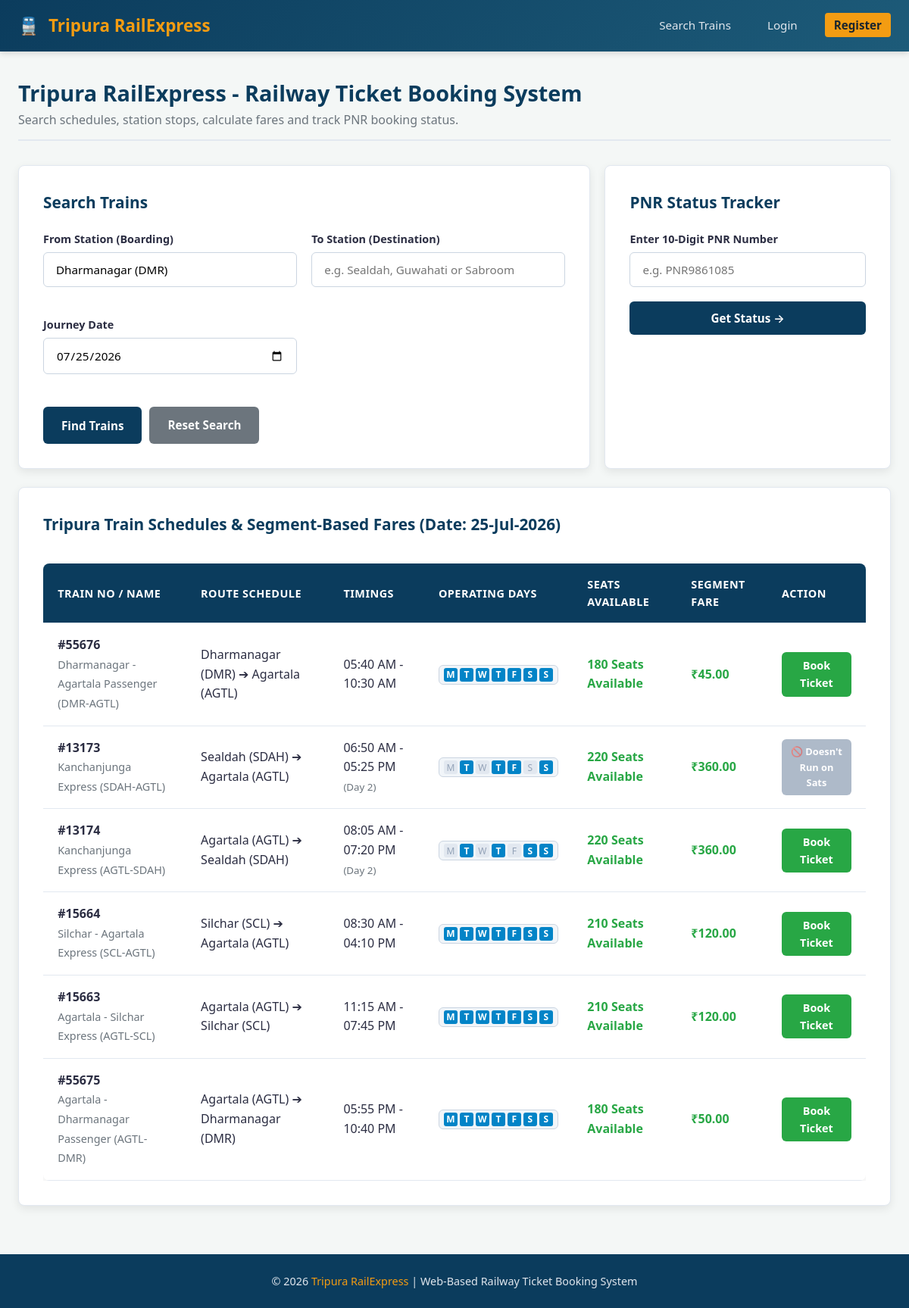
The page /index.php?source=Dharmanagar (DMR) on the database its author committed.
### tables this page shows
CREATE TABLE IF NOT EXISTS `trains` (
  `train_id` INT AUTO_INCREMENT PRIMARY KEY,
  `train_number` VARCHAR(10) NOT NULL UNIQUE,
  `train_name` VARCHAR(100) NOT NULL,
  `seats_gn` INT NOT NULL DEFAULT 50,
  `seats_2s` INT NOT NULL DEFAULT 40,
  `seats_sl` INT NOT NULL DEFAULT 60,
  `seats_cc` INT NOT NULL DEFAULT 30,
  `seats_3ac` INT NOT NULL DEFAULT 30,
  `running_days` VARCHAR(100) NOT NULL DEFAULT 'Mon,Tue,Wed,Thu,Fri,Sat,Sun',
  `is_deleted` TINYINT NOT NULL DEFAULT 0
);

### index.php (the view, shortened to what this page needs)
<?php
require_once 'config/db_connect.php';
$source      = isset($_GET['source']) ? trim($_GET['source']) : '';
$destination = isset($_GET['destination']) ? trim($_GET['destination']) : '';
$journey_date= isset($_GET['journey_date']) ? $_GET['journey_date'] : date('Y-m-d');
$pnr_search  = isset($_GET['pnr_search']) ? trim($_GET['pnr_search']) : '';
if (!empty($source) && !empty($destination)) {
    $query = "
        SELECT t.*,
               s1.station_name as board_station,
               s2.station_name as deboard_station,
               s1.departure_time as departure_time,
               s2.arrival_time as arrival_time,
               s2.arrival_day as arrival_day,
               (SELECT station_name FROM train_stops WHERE train_id = t.train_id ORDER BY stop_order ASC LIMIT 1) as source_station,
               (SELECT station_name FROM train_stops WHERE train_id = t.train_id ORDER BY stop_order DESC LIMIT 1) as destination_station,
               (SELECT SUM(segment_fare) FROM train_stops WHERE train_id = t.train_id AND stop_order > s1.stop_order AND stop_order <= s2.stop_order) as calc_fare,
               ((t.seats_gn + t.seats_2s + t.seats_sl + t.seats_cc + t.seats_3ac) -
                COALESCE((SELECT SUM(total_passengers) FROM bookings WHERE train_id = t.train_id AND journey_date = ? AND status != 'Cancelled'), 0)
               ) as available_seats
        FROM trains t
        JOIN train_stops s1 ON t.train_id = s1.train_id
        JOIN train_stops s2 ON t.train_id = s2.train_id
        WHERE s1.station_name LIKE ?
          AND s2.station_name LIKE ?
          AND s2.stop_order > s1.stop_order
          AND t.is_deleted = 0
        ORDER BY s1.departure_time ASC
    ";
    $stmt = mysqli_prepare($conn, $query);
    $src_param = "%" . $source . "%";
    $dst_param = "%" . $destination . "%";
    mysqli_stmt_bind_param($stmt, "sss", $journey_date, $src_param, $dst_param);
} elseif (!empty($source)) {
    $query = "
        SELECT DISTINCT t.*,
               (SELECT station_name FROM train_stops WHERE train_id = t.train_id ORDER BY stop_order ASC LIMIT 1) as source_station,
               (SELECT station_name FROM train_stops WHERE train_id = t.train_id ORDER BY stop_order DESC LIMIT 1) as destination_station,
               (SELECT departure_time FROM train_stops WHERE train_id = t.train_id ORDER BY stop_order ASC LIMIT 1) as departure_time,
               (SELECT arrival_time FROM train_stops WHERE train_id = t.train_id ORDER BY stop_order DESC LIMIT 1) as arrival_time,
               (SELECT arrival_day FROM train_stops WHERE train_id = t.train_id ORDER BY stop_order DESC LIMIT 1) as arrival_day,
               (SELECT SUM(segment_fare) FROM train_stops WHERE train_id = t.train_id) as fare,
               ((t.seats_gn + t.seats_2s + t.seats_sl + t.seats_cc + t.seats_3ac) -
                COALESCE((SELECT SUM(total_passengers) FROM bookings WHERE train_id = t.train_id AND journey_date = ? AND status != 'Cancelled'), 0)
               ) as available_seats
        FROM trains t
        JOIN train_stops s ON t.train_id = s.train_id
        WHERE s.station_name LIKE ?
          AND t.is_deleted = 0
        ORDER BY departure_time ASC
    ";
    $stmt = mysqli_prepare($conn, $query);
    $src_param = "%" . $source . "%";
    mysqli_stmt_bind_param($stmt, "ss", $journey_date, $src_param);
}
mysqli_stmt_execute($stmt);
$result = mysqli_stmt_get_result($stmt);
include 'includes/header.php';
?>
<div class="page-header">
    <h2>Tripura RailExpress - Railway Ticket Booking System</h2>
    <p>Search schedules, station stops, calculate fares and track PNR booking status.</p>
</div>
<div style="display:grid; grid-template-columns: 2fr 1fr; gap:1.2rem; margin-bottom:1.5rem;" class="responsive-grid">
    <div class="card" style="margin-bottom:0;">
        <h3 class="card-title">Search Trains</h3>
        <form method="GET" action="index.php">
            <div class="form-grid">
                <div class="form-group">
                    <label for="source">From Station (Boarding)</label>
                    <input type="text" name="source" id="source" class="form-control" placeholder="e.g. Agartala, Ambassa or Dharmanagar" value="<?php echo htmlspecialchars($source); ?>">
                </div>
                <div class="form-group">
                    <label for="destination">To Station (Destination)</label>
                    <input type="text" name="destination" id="destination" class="form-control" placeholder="e.g. Sealdah, Guwahati or Sabroom" value="<?php echo htmlspecialchars($destination); ?>">
                </div>
                <div class="form-group">
                    <label for="journey_date">Journey Date</label>
                    <input type="date" name="journey_date" id="journey_date" class="form-control" required min="<?php echo date('Y-m-d'); ?>" value="<?php echo htmlspecialchars($journey_date); ?>" onchange="this.form.submit()">
                </div>
            </div>
            <div style="display:flex; gap:10px; margin-top:0.8rem;">
                <button type="submit" class="btn btn-primary">Find Trains</button>
                <a href="index.php" class="btn btn-secondary">Reset Search</a>
            </div>
        </form>
    </div>
    <div class="card" style="margin-bottom:0; display:flex; flex-direction:column; justify-content:space-between;">
        <div>
            <h3 class="card-title">PNR Status Tracker</h3>
            <form method="GET" action="index.php">
                <div class="form-group">
                    <label for="pnr_search">Enter 10-Digit PNR Number</label>
                    <input type="text" name="pnr_search" id="pnr_search" class="form-control" placeholder="e.g. PNR9861085" value="<?php echo htmlspecialchars($pnr_search); ?>" required>
                </div>
                <button type="submit" class="btn btn-primary btn-block">Get Status →</button>
            </form>
        </div>
    </div>
</div>
<div class="card">
    <h3 class="card-title">Tripura Train Schedules & Segment-Based Fares (Date: <?php echo date('d-M-Y', strtotime($journey_date)); ?>)</h3>
    <?php if (mysqli_num_rows($result) > 0): ?>
        <div class="table-responsive">
            <table class="data-table">
                <thead>
                    <tr>
                        <th>Train No / Name</th>
                        <th>Route Schedule</th>
                        <th>Timings</th>
                        <th>Operating Days</th>
                        <th>Seats Available</th>
                        <th>Segment Fare</th>
                        <th>Action</th>
                    </tr>
                </thead>
                <tbody>
                    <?php
                    $search_day = date('D', strtotime($journey_date));
                    while ($row = mysqli_fetch_assoc($result)):
                        $fare_val = isset($row['calc_fare']) ? $row['calc_fare'] : $row['fare'];
                        $active_days_arr = array_map('trim', explode(',', $row['running_days'] ?? ''));
                        $runs_on_date = in_array($search_day, $active_days_arr);
                    ?>
                        <tr>
                            <td>
                                <strong>#<?php echo htmlspecialchars($row['train_number']); ?></strong><br>
                                <span style="font-size:0.9rem; color:var(--text-muted);"><?php echo htmlspecialchars($row['train_name']); ?></span>
                            </td>
                            <td>
                                <span><?php echo htmlspecialchars($row['source_station'] ?? 'Not Configured'); ?> ➔ <?php echo htmlspecialchars($row['destination_station'] ?? 'Not Configured'); ?></span><br>
                            </td>
                            <td>
                                <span>
                                    <?php echo !empty($row['departure_time']) ? date('h:i A', strtotime($row['departure_time'])) : '-'; ?> -
                                    <?php echo !empty($row['arrival_time']) ? date('h:i A', strtotime($row['arrival_time'])) : '-'; ?>
                                </span>
                                <?php if (isset($row['arrival_day']) && $row['arrival_day'] > 0): ?>
                                    <br><small style="color:var(--text-muted);">(Day <?php echo ($row['arrival_day'] + 1); ?>)</small>
                                <?php endif; ?>
                            </td>
                            <td>
                                <?php echo render_running_days($row['running_days'] ?? ''); ?>
                            </td>
                            <td>
                                <strong style="color:var(--success-color);"><?php echo max(0, intval($row['available_seats'])); ?> Seats Available</strong>
                            </td>
                            <td>
                                <strong style="color:var(--success-color);">₹<?php echo number_format($fare_val, 2); ?></strong>
                            </td>
                            <td>
                                <?php if ($runs_on_date): ?>
                                    <?php
                                    $book_url = "book.php?train_id=" . $row['train_id'] . "&date=" . urlencode($journey_date);
                                    ?>
                                    <a href="<?php echo $book_url; ?>" class="btn btn-success" style="padding:6px 12px; font-size:0.9rem; font-weight:bold;">Book Ticket</a>
                                <?php else: ?>
                                    <span class="btn btn-secondary" style="padding:6px 10px; font-size:0.8rem; opacity:0.75; cursor:not-allowed; background:#94a3b8;" title="Train does not operate on <?php echo date('l', strtotime($journey_date)); ?>s">🚫 Doesn't Run on <?php echo $search_day; ?>s</span>
                                <?php endif; ?>
                            </td>
                        </tr>
                    <?php endwhile; ?>
                </tbody>
            </table>
        </div>
    <?php else: ?>
        <div class="alert alert-info">✕ No trains found matching your search route criteria. Try searching other stations.</div>
    <?php endif; ?>
</div>
<?php include 'includes/footer.php'; ?>

### config/db_connect.php (shortened to what this page needs)
<?php
if (!function_exists('render_running_days')) {
    function render_running_days($running_days_str) {
        $active_days = array_map('trim', explode(',', $running_days_str ?? ''));
        $all_days = [
            'Mon' => 'M',
            'Tue' => 'T',
            'Wed' => 'W',
            'Thu' => 'T',
            'Fri' => 'F',
            'Sat' => 'S',
            'Sun' => 'S'
        ];
        $html = '<div class="running-days-badge" style="display:inline-flex; gap:3px; align-items:center; background:#f1f5f9; padding:3px 6px; border-radius:6px; border:1px solid #cbd5e1; font-family:sans-serif; font-size:0.75rem;">';
        foreach ($all_days as $key => $label) {
            $isActive = in_array($key, $active_days);
            if ($isActive) {
                $html .= '<span style="background:#0284c7; color:#ffffff; font-weight:bold; width:18px; height:18px; display:inline-flex; align-items:center; justify-content:center; border-radius:3px;" title="Runs on ' . $key . '">' . $label . '</span>';
            } else {
                $html .= '<span style="background:#e2e8f0; color:#94a3b8; font-weight:normal; width:18px; height:18px; display:inline-flex; align-items:center; justify-content:center; border-radius:3px;" title="Does NOT run on ' . $key . '">' . $label . '</span>';
            }
        }
        $html .= '</div>';
        return $html;
    }
}
?>

### css/style.css (style rules this page uses)
:root { --primary-color: #0b3c5d; --primary-hover: #082b43; --accent-color: #d9534f; --secondary-color: #328cc1; --bg-light: #f4f7f6; --card-bg: #ffffff; --text-color: #2b2d42; --text-muted: #6c757d; --border-color: #e2e8f0; --success-color: #28a745; --warning-color: #ffc107; --danger-color: #dc3545; --shadow: 0 4px 12px rgba(0, 0, 0, 0.08); --radius: 8px; }
* { box-sizing: border-box; margin: 0; padding: 0; font-family: 'Segoe UI', Roboto, -apple-system, BlinkMacSystemFont, sans-serif; }
body { background-color: var(--bg-light); color: var(--text-color); display: flex; flex-direction: column; min-height: 100vh; line-height: 1.6; }
.page-header { margin-bottom: 2rem; border-bottom: 2px solid var(--border-color); padding-bottom: 0.8rem; }
.page-header h2 { color: var(--primary-color); font-size: 1.8rem; }
.page-header p { color: var(--text-muted); }
.card { background-color: var(--card-bg); border-radius: var(--radius); box-shadow: var(--shadow); padding: 2rem; margin-bottom: 2rem; border: 1px solid var(--border-color); }
.card-title { color: var(--primary-color); font-size: 1.3rem; margin-bottom: 1.2rem; display: flex; align-items: center; gap: 10px; }
.form-grid { display: grid; grid-template-columns: repeat(auto-fit, minmax(220px, 1fr)); gap: 1.2rem; margin-bottom: 1.5rem; }
.form-group { display: flex; flex-direction: column; gap: 6px; margin-bottom: 1.2rem; }
.form-group label { font-weight: 600; font-size: 0.9rem; color: var(--text-color); }
.form-control { width: 100%; padding: 0.75rem 1rem; border: 1px solid #cbd5e1; border-radius: 6px; font-size: 0.95rem; transition: border-color 0.2s ease, box-shadow 0.2s ease; }
.btn { display: inline-block; padding: 0.75rem 1.5rem; font-size: 0.95rem; font-weight: 600; text-align: center; text-decoration: none; border-radius: 6px; border: none; cursor: pointer; transition: all 0.2s ease; }
.btn-primary { background-color: var(--primary-color); color: white; }
.btn-success { background-color: var(--success-color); color: white; }
.btn-secondary { background-color: #6c757d; color: white; }
.btn-block { width: 100%; }
.table-responsive { overflow-x: auto; }
.data-table { width: 100%; border-collapse: collapse; margin-top: 1rem; background: white; border-radius: var(--radius); overflow: hidden; box-shadow: var(--shadow); }
.data-table th, .data-table td { padding: 1rem 1.2rem; text-align: left; border-bottom: 1px solid var(--border-color); }
.data-table th { background-color: var(--primary-color); color: white; font-weight: 600; font-size: 0.9rem; text-transform: uppercase; letter-spacing: 0.5px; }

### rows shown on the page
trains: train_number "55676", train_name "Dharmanagar - Agartala Passenger (DMR-AGTL)", source_station "Dharmanagar (DMR)", destination_station "Agartala (AGTL)", departure_time "05:40 AM", arrival_time "10:30 AM", label "M", label "T", label "W", label "F", label "S", max(0, intval($row['available_seats'])) "180", fare_val "45.00"
trains: train_number "13173", train_name "Kanchanjunga Express (SDAH-AGTL)", source_station "Sealdah (SDAH)", destination_station "Agartala (AGTL)", departure_time "06:50 AM", arrival_time "05:25 PM", arrival_day "2", label "M", label "T", label "W", label "F", label "S", max(0, intval($row['available_seats'])) "220", fare_val "360.00"
trains: train_number "13174", train_name "Kanchanjunga Express (AGTL-SDAH)", source_station "Agartala (AGTL)", destination_station "Sealdah (SDAH)", departure_time "08:05 AM", arrival_time "07:20 PM", arrival_day "2", label "M", label "T", label "W", label "F", label "S", max(0, intval($row['available_seats'])) "220", fare_val "360.00"
trains: train_number "15664", train_name "Silchar - Agartala Express (SCL-AGTL)", source_station "Silchar (SCL)", destination_station "Agartala (AGTL)", departure_time "08:30 AM", arrival_time "04:10 PM", label "M", label "T", label "W", label "F", label "S", max(0, intval($row['available_seats'])) "210", fare_val "120.00"
trains: train_number "15663", train_name "Agartala - Silchar Express (AGTL-SCL)", source_station "Agartala (AGTL)", destination_station "Silchar (SCL)", departure_time "11:15 AM", arrival_time "07:45 PM", label "M", label "T", label "W", label "F", label "S", max(0, intval($row['available_seats'])) "210", fare_val "120.00"
trains: train_number "55675", train_name "Agartala - Dharmanagar Passenger (AGTL-DMR)", source_station "Agartala (AGTL)", destination_station "Dharmanagar (DMR)", departure_time "05:55 PM", arrival_time "10:40 PM", label "M", label "T", label "W", label "F", label "S", max(0, intval($row['available_seats'])) "180", fare_val "50.00"

### other values the page prints
date('d-M-Y', strtotime($journey_date)) "25-Jul-2026"
